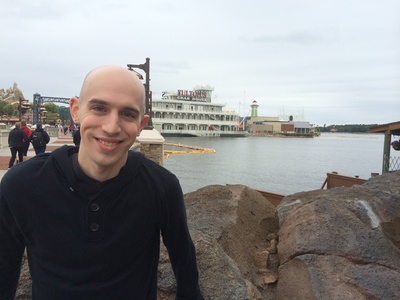
#> input picture 15-smoothing_blurring/adrian.png, 400 x 300 px
$ python cartoon.py
#> lines starting #> are read from the running program, lines starting #| are printed output that depends on the picture; after the words box and inside, x2 and y2 are one past the last pixel; in counts of white or black regions, pixels touching at a corner belong together
import cv2
import numpy as np
import argparse
import imutils

# construct the argument parser and parse the arguments
parser = argparse.ArgumentParser()
parser.add_argument("-i", "--image", type=str, default="adrian.png",
	help="path to input image")
args = parser.parse_args()

# load the image, display it to our screen, and construct a list of
# bilateral filtering parameters that we are going to explore
image = cv2.imread(args.image)
#> image is the input picture: shape (300, 400, 3); mean B, G, R 139.9, 140.1, 141

image = imutils.resize(image, width=750)
#> image: shape (562, 750, 3)
cv2.imshow("Original", image)

def edge_mask(image, line_size, kernel):
#> called with line_size = 7, kernel = 7
    gray = cv2.cvtColor(image, cv2.COLOR_BGR2GRAY)
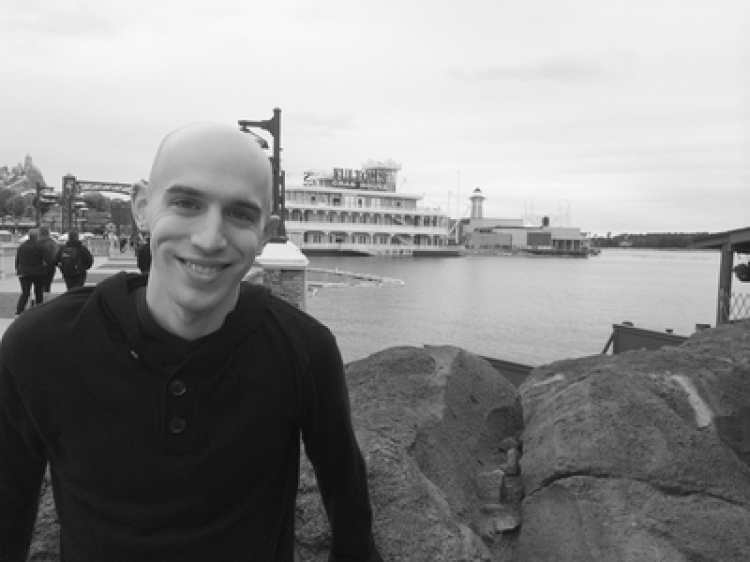
#> gray: shape (562, 750); min 11, max 254, mean 140.3
    gray_blur = cv2.medianBlur(gray, kernel)
    print(gray)
#> (printed output is left out)
    print(gray_blur)
#> (printed output is left out)
    edges = cv2.adaptiveThreshold(gray_blur, 255, cv2.ADAPTIVE_THRESH_MEAN_C, cv2.THRESH_BINARY, line_size, kernel)
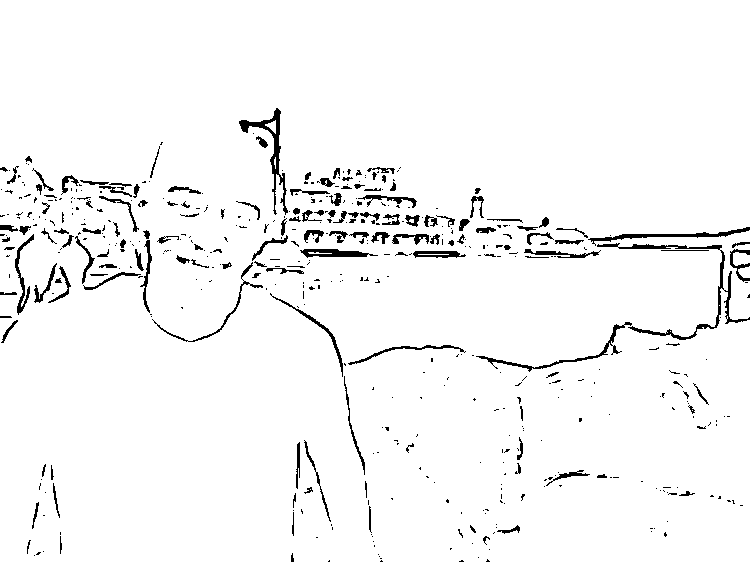
#> edges: shape (562, 750); 96.4% white; 495 black regions (343 under 20 px), largest, box (x1, y1, x2, y2) and area: (597, 243, 750, 340) 1108, (239, 108, 288, 215) 844, (588, 227, 750, 246) 574
    return edges

def color_quantization(img, k):
    # Transform the image
#> called with k = 9
    data = np.float32(img).reshape((-1, 3))

    # Determine criteria
    criteria = (cv2.TERM_CRITERIA_EPS + cv2.TERM_CRITERIA_MAX_ITER, 20, 0.001)

    # Implementing K-Means
    ret, label, center = cv2.kmeans(data, k, None, criteria, 10, cv2.KMEANS_RANDOM_CENTERS)
#> ret = 89589696.8; center = [[141.3, 162.5, 200.9], [30.86, 25.12, 23.84], [170.3, 175.3, 170.9], [121.1, 134.6, 152.9], [76.55, 84.47, 95.69], [57.19, 62.18, 71.93], [244.8, 238.7, 229.7], [200.1, 201, 195.7], [93.96, 103.8, 117]]
    center = np.uint8(center)
#> center = [[141, 162, 200], [30, 25, 23], [170, 175, 170], [121, 134, 152], [76, 84, 95], [57, 62, 71], [244, 238, 229], [200, 200, 195], [93, 103, 116]]
    result = center[label.flatten()]
    result = result.reshape(img.shape)
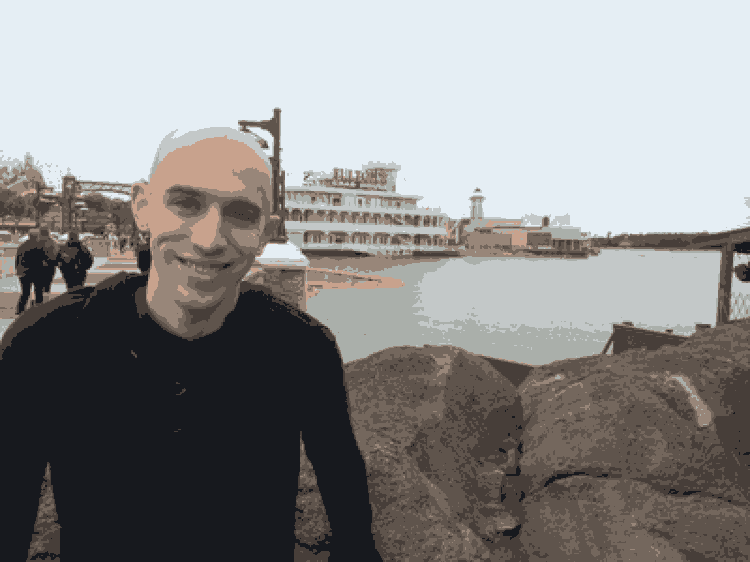
#> result: shape (562, 750, 3); mean B, G, R 139.2, 139.5, 140.2
    return result


line_size = 7
kernel = 7
edges = edge_mask(image, line_size, kernel)
cv2.imshow("Edges",edges)
cv2.waitKey(0)

total_color = 9
image = color_quantization(image, total_color)
cv2.imshow("Color_Quantization",image)
cv2.waitKey(0)

blurred = cv2.bilateralFilter(image, d=7, sigmaColor=200,sigmaSpace=200)
cv2.imshow("BilateralFilter", blurred)
cv2.waitKey(0)

cartoon = cv2.bitwise_and(blurred, blurred, mask=edges)
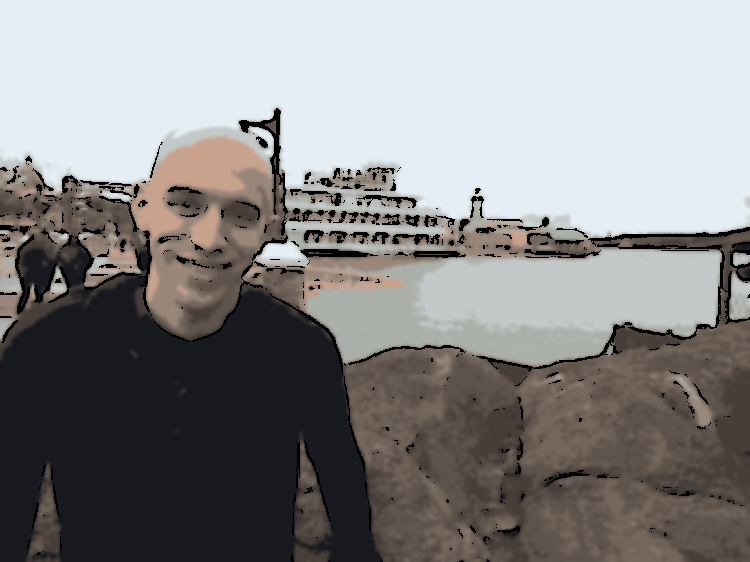
#> cartoon: shape (562, 750, 3); mean B, G, R 136, 136.1, 136.4
cv2.imshow("Cartoon", cartoon)
cv2.waitKey(0)

$ run again, with 15-smoothing_blurring/cat.jpg saved as 15-smoothing_blurring/adrian.png
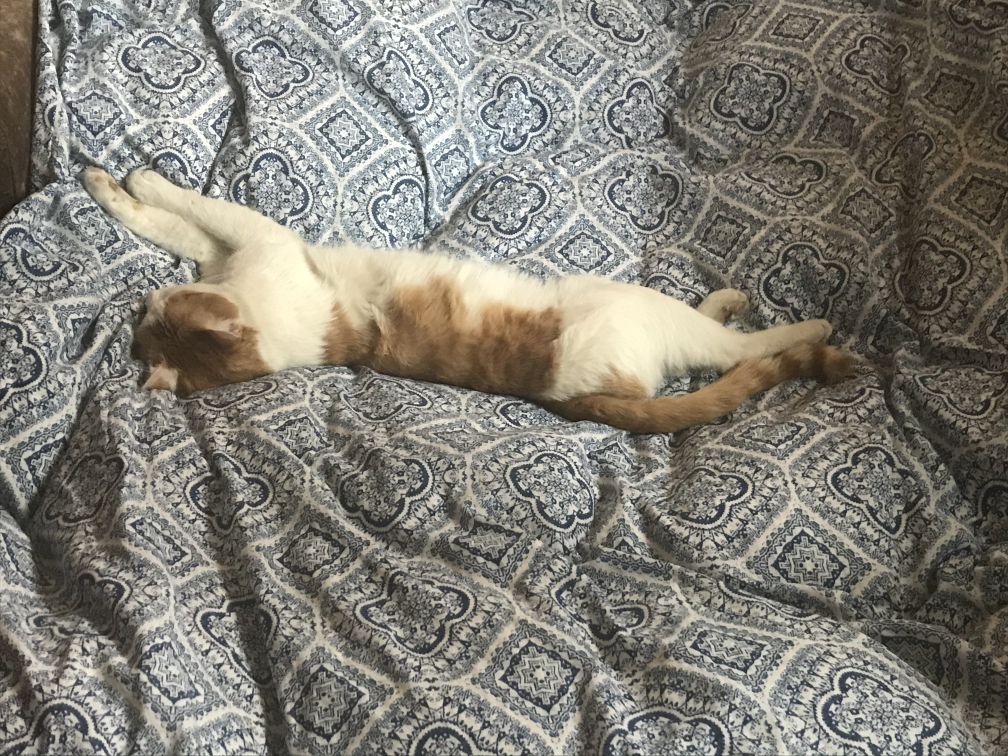
#> input picture 15-smoothing_blurring/cat.jpg, 4032 x 3024 px (shown at 1/4 size)
#> image is the input picture: shape (3024, 4032, 3); mean B, G, R 118.1, 126.8, 129.7
#> image: shape (562, 750, 3)
#> (printed output is left out)
#> (printed output is left out)
#> in edge_mask, `edges = cv2.adaptiveThreshold(gray_blur, 255, cv2.ADAPTIVE_THRESH_MEAN..`:
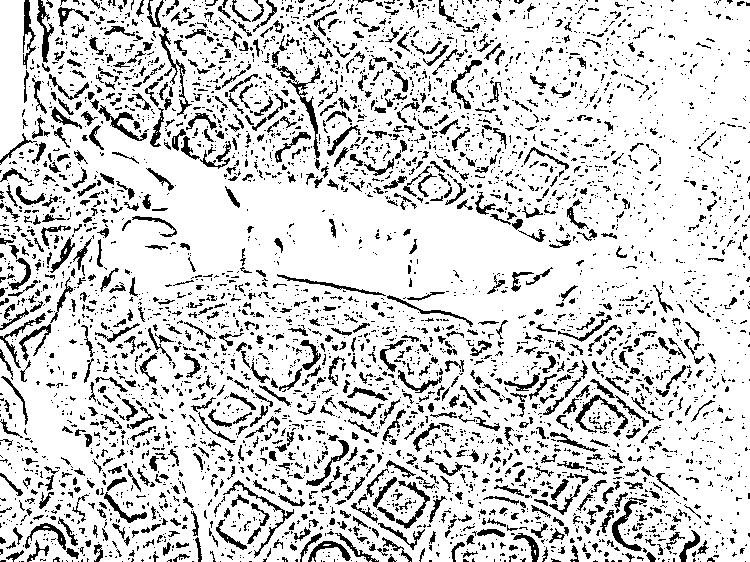
#> edges: shape (562, 750); 83.1% white; black in thin lines or dots
#> in color_quantization, `ret, label, center = cv2.kmeans(data, k, None, criteria, 10, cv2.KMEAN..`: ret = 116262012.5; center = [[120.5, 128.3, 131], [194.1, 205.7, 207.4], [95.7, 104.3, 108.6], [75.01, 82.87, 86.92], [56.02, 63.52, 67.63], [37.6, 45.26, 49.18], [171.4, 179.6, 180.6], [146.6, 153.6, 154.8], [217.3, 233.6, 236.1]]
#> in color_quantization, `center = np.uint8(center)`: center = [[120, 128, 130], [194, 205, 207], [95, 104, 108], [75, 82, 86], [56, 63, 67], [37, 45, 49], [171, 179, 180], [146, 153, 154], [217, 233, 236]]
#> `cartoon = cv2.bitwise_and(blurred, blurred, mask=edges)`:
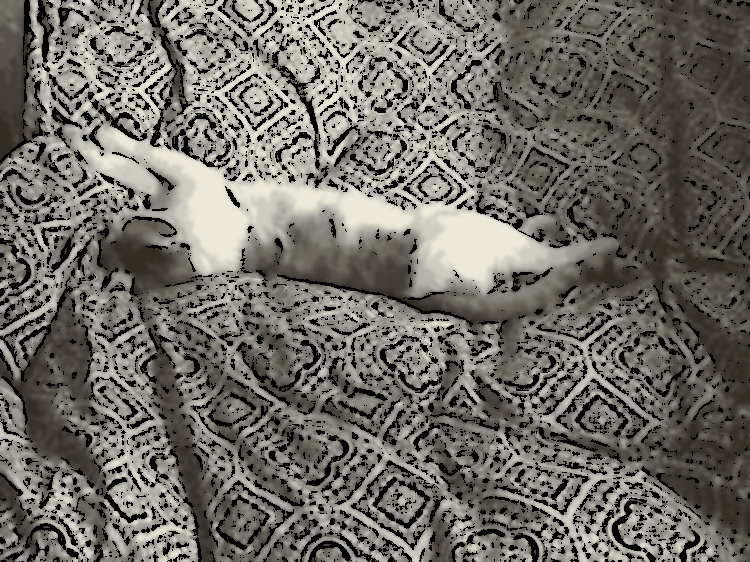
#> cartoon: shape (562, 750, 3); mean B, G, R 100.3, 107.5, 109.8
